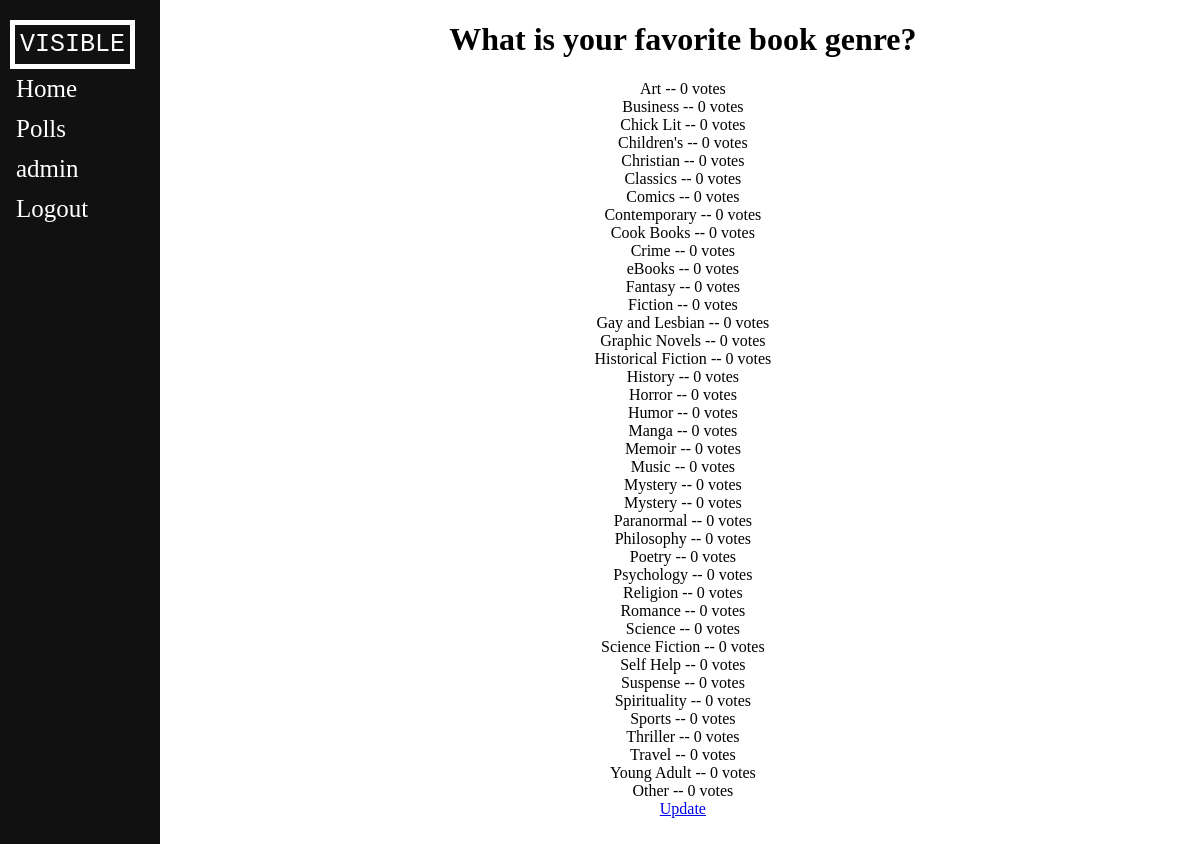
The app's page /polls/1/results/ (signed in) with its own data.
### polls/models.py (models this page shows, shortened)
class Question(models.Model):
    question_text = models.CharField(max_length=200)
    pub_date = models.DateTimeField('date published')

class Choice(models.Model):
    question = models.ForeignKey(Question, on_delete=models.CASCADE)
    choice_text = models.CharField(max_length=200)
    votes = models.IntegerField(default=0)
    complete = models.BooleanField();

### polls/views.py (the view)
# urls.py: path('<int:pk>/results/', views.ResultsView.as_view(), name='results'),
class ResultsView(generic.DetailView):
    model = Question
    template_name = 'polls/results.html'

### polls/templates/polls/results.html
{% extends "base_layout.html" %}
{% block content %}
<h1 style="text-align:center">{{ question.question_text }}</h1>
{% for choice in question.choice_set.all %}
    <div style="text-align:center">{{ choice.choice_text }} -- {{ choice.votes }} vote{{ choice.votes|pluralize }}</div>
{% endfor %}
 <div style="text-align:center"><a href="{% url 'polls:detail' question.id %}">Update</a></div>
{% endblock %}

### templates/base_layout.html (shortened to what this page needs)
<!DOCTYPE html>
<html>
	<head>
		{% load static %}
		<link rel="stylesheet" type="text/css" href="{% static 'home/homestyle.css' %}">
	</head>
	<body>
		<div class="sidenav">
			<div class = "title">
				<p1> VISIBLE </p1>
			</div>
			<a href="{% url 'index' %}">Home</a>
			<a href="/polls">Polls</a>
			{% if user.is_authenticated %}
				<a href="/login" id="user"> {{user.username}}</a>
				<a href="/logout" id="logout"> Logout</a>
			{% else %}
				<a href="/register"> Signup</a>
				<a href="/login"> Login</a>
			{% endif %}
		</div>
		<div class="wrapper">
			{% block content %}
			{% endblock %}
		</div>
	</body>
</html>

### home/static/home/homestyle.css (style rules this page uses)
.sidenav { height:150%; width:160px; position: absolute; z-index:1; top:0; left:0; background-color:#111; overflow-x: :hidden; padding-top:20px; }
.sidenav a { padding:6px 8px 6px 16px; text-decoration: none; font-size:25px; color: #ffffff; display:block; }
.wrapper { margin-left: 14%; }
p1 { color: white; font-family: "Lucida Console", Courier, monospace; font-size: 25px; padding: 5px; border: 5px solid white; }
.title { padding: 10px; }

### records on screen
Question: question_text "What is your favorite book genre?"
Choice: choice_text "Art", votes "0"
Choice: choice_text "Business", votes "0"
Choice: choice_text "Chick Lit", votes "0"
Choice: choice_text "Children's", votes "0"
Choice: choice_text "Christian", votes "0"
Choice: choice_text "Classics", votes "0"
Choice: choice_text "Comics", votes "0"
Choice: choice_text "Contemporary", votes "0"
Choice: choice_text "Cook Books", votes "0"
Choice: choice_text "Crime", votes "0"
Choice: choice_text "eBooks", votes "0"
Choice: choice_text "Fantasy", votes "0"
Choice: choice_text "Fiction", votes "0"
Choice: choice_text "Gay and Lesbian", votes "0"
Choice: choice_text "Graphic Novels", votes "0"
Choice: choice_text "Historical Fiction", votes "0"
Choice: choice_text "History", votes "0"
Choice: choice_text "Horror", votes "0"
Choice: choice_text "Humor", votes "0"
Choice: choice_text "Manga", votes "0"
Choice: choice_text "Memoir", votes "0"
Choice: choice_text "Music", votes "0"
Choice: choice_text "Mystery", votes "0"
Choice: choice_text "Mystery", votes "0"
Choice: choice_text "Paranormal", votes "0"
Choice: choice_text "Philosophy", votes "0"
Choice: choice_text "Poetry", votes "0"
Choice: choice_text "Psychology", votes "0"
Choice: choice_text "Religion", votes "0"
Choice: choice_text "Romance", votes "0"
Choice: choice_text "Science", votes "0"
Choice: choice_text "Science Fiction", votes "0"
Choice: choice_text "Self Help", votes "0"
Choice: choice_text "Suspense", votes "0"
Choice: choice_text "Spirituality", votes "0"
Choice: choice_text "Sports", votes "0"
Choice: choice_text "Thriller", votes "0"
Choice: choice_text "Travel", votes "0"
Choice: choice_text "Young Adult", votes "0"
Choice: choice_text "Other", votes "0"

### other values on screen
{{ user.username }} "admin"
